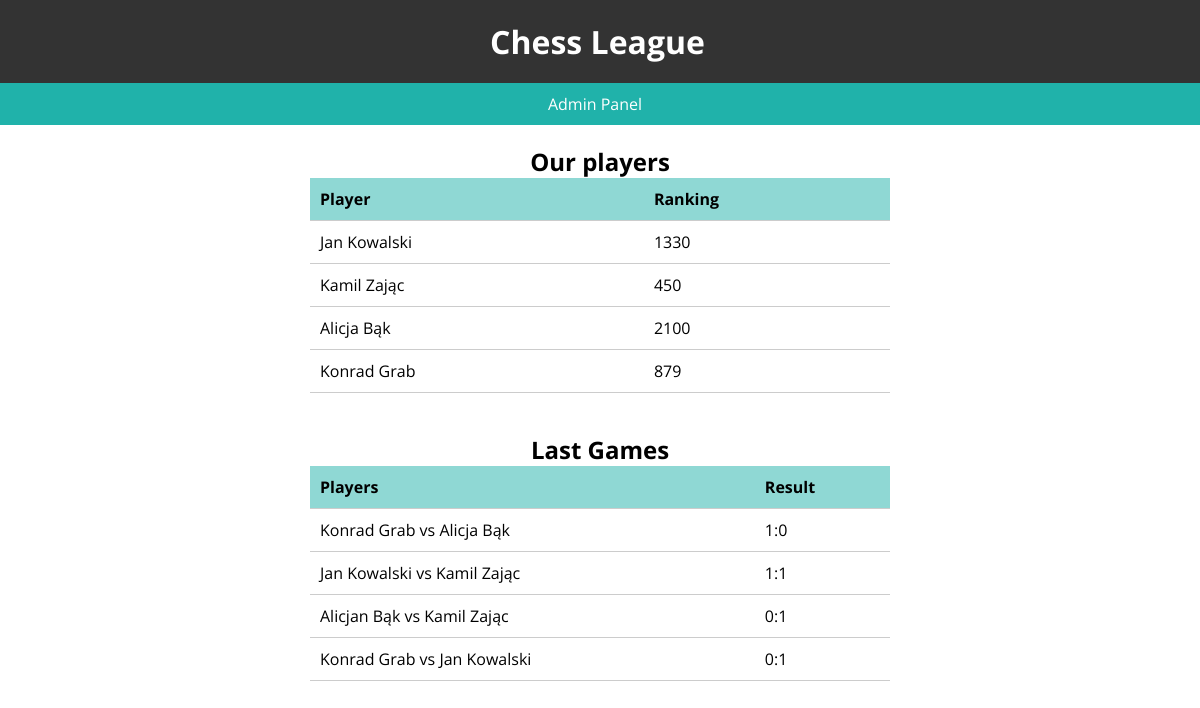
The page / on the database its author committed.
### leagueAdmin/models.py (models this page shows, shortened)
class Players(models.Model):
    name = models.CharField(max_length = 50)
    surname = models.CharField(max_length = 100)
    ranking = models.IntegerField()
    last_update = models.DateField(auto_now = True)

class Games(models.Model):
    players = models.CharField(max_length = 200)
    result = models.CharField(max_length = 3)
    last_update = models.DateField(auto_now=True)

### leagueAdmin/views.py (the view)
# urls.py: path('', views.index, name="index"),
def index(request):
    all_players = Players.objects.all
    all_games = Games.objects.all
    return render(request, 'index.html/', {'all_p': all_players, 'all_g': all_games})

### leagueAdmin/templates/index.html (shortened to what this page needs)
<!DOCTYPE html>
<html>
<head>
</head>
<body>
  <header>
    <h1>Chess League</h1>
  </header>
  <nav>
    <ul>
      <li><a href="/leagueAdmin/login">Admin Panel</a></li>
    </ul>
  </nav>
  <section>
    <h2>Our players</h2>
    <table>
      <thead>
        <tr>
          <th>Player</th>
          <th>Ranking</th>
        </tr>
      </thead>
      <tbody>
        {% for item in all_p %}
        <tr>
          <td>{{item.name}} {{item.surname}}</td>
          <td>{{item.ranking}}</td>
        </tr>
        {% endfor %}
      </tbody>
    </table>
  </section>
  <section>
    <h2>Last Games</h2>
    <table>
      <thead>
        <tr>
          <th>Players</th>
          <th>Result</th>
        </tr>
      </thead>
      <tbody>
        {% for item in all_g %}
        <tr>
          <td>{{item.players}}</td>
          <td>{{item.result}}</td>
        </tr>
        {% endfor %}
      </tbody>
    </table>
  </section>
</body>
</html>

### leagueAdmin/templates/index.html (style rules this page uses)
* { margin: 0; padding: 0; box-sizing: border-box; font-family: 'Open Sans', sans-serif; }
header { background-color: #333; color: #fff; padding: 20px; text-align: center; display: flex; align-items: center; justify-content: center; }
header h1 { margin-right: 5px; }
h2 { display: flex; align-items: center; justify-content: center; }
section { padding: 20px; }
table { width: 50%; margin-left: auto; margin-right: auto; border-collapse: collapse; }
table th, table td { padding: 10px; text-align: left; border-bottom: 1px solid #ccc; }
table th { background-color: rgb(32, 178, 170, 0.5); }
nav { background-color: lightseagreen; padding: 10px; }
nav ul { list-style-type: none; display: flex; justify-content: center; }
nav ul li { margin-right: 10px; }
nav ul li a { color: #fff; text-decoration: none; padding: 5px 10px; }

### rows shown on the page
Players: name "Jan", surname "Kowalski", ranking "1330"
Players: name "Kamil", surname "Zając", ranking "450"
Players: name "Alicja", surname "Bąk", ranking "2100"
Players: name "Konrad", surname "Grab", ranking "879"
Games: players "Konrad Grab vs Alicja Bąk", result "1:0"
Games: players "Jan Kowalski vs Kamil Zając", result "1:1"
Games: players "Alicjan Bąk vs Kamil Zając", result "0:1"
Games: players "Konrad Grab vs Jan Kowalski", result "0:1"
